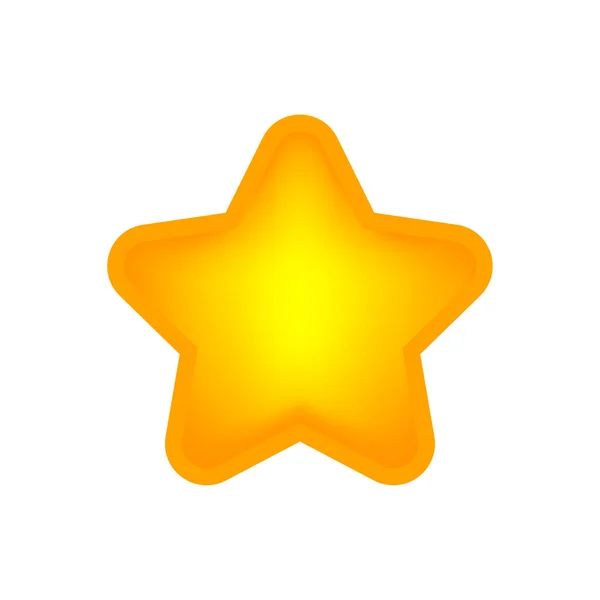
#> input picture OpenCV/3 Image Processing in OpenCV/9 - Contours in OpenCV/star.jpg, 600 x 600 px
$ python match_shapes.py
#> lines starting #> are read from the running program, lines starting #| are printed output that depends on the picture; after the words box and inside, x2 and y2 are one past the last pixel; in counts of white or black regions, pixels touching at a corner belong together; long printed decimals are rounded
import cv2 as cv
import numpy as np

img1 = cv.imread('star.jpg', cv.IMREAD_GRAYSCALE)
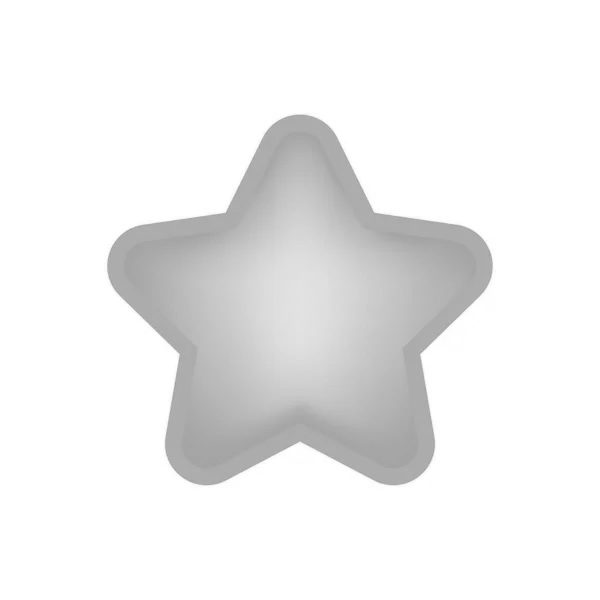
#> img1: shape (600, 600); min 157, max 255, mean 238.8
img2 = cv.imread('star1.jpg', cv.IMREAD_GRAYSCALE)
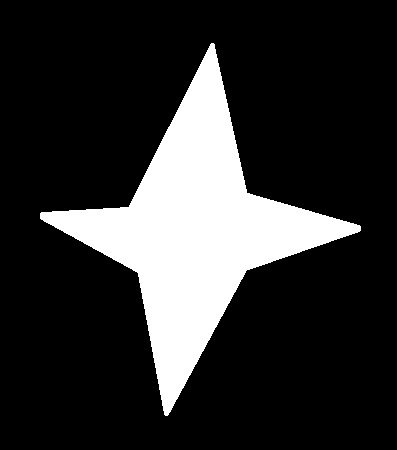
#> input picture OpenCV/3 Image Processing in OpenCV/9 - Contours in OpenCV/star1.jpg, 397 x 450 px
#> img2 is the input picture: shape (450, 397); min 0, max 255, mean 48.2
assert img1 is not None, "file could not be read, check with os.path.exists()"
assert img2 is not None, "file could not be read, check with os.path.exists()"

ret, thresh = cv.threshold(img1, 127, 255,0)
#> thresh: shape (600, 600); every value is 255
ret, thresh2 = cv.threshold(img2, 127, 255,0)
#> thresh2: shape (450, 397); 18.9% white; 1 white region
contours,hierarchy = cv.findContours(thresh,2,1)
#> contours = 1 contour; box (x1, y1, x2, y2) and area: (0, 0, 600, 600) 358801
cnt1 = contours[0]
#> cnt1 = contour of 2396 points, box (x1, y1, x2, y2) (0, 0, 600, 600), area 358801
contours,hierarchy = cv.findContours(thresh2,2,1)
#> contours = 1 contour; box (x1, y1, x2, y2) and area: (40, 43, 361, 416) 33230
cnt2 = contours[0]
#> cnt2 = contour of 1027 points, box (x1, y1, x2, y2) (40, 43, 361, 416), area 33230

ret = cv.matchShapes(cnt1,cnt2,1,0.0)
#> ret = 0.274
print( ret )
#| 0.2739
